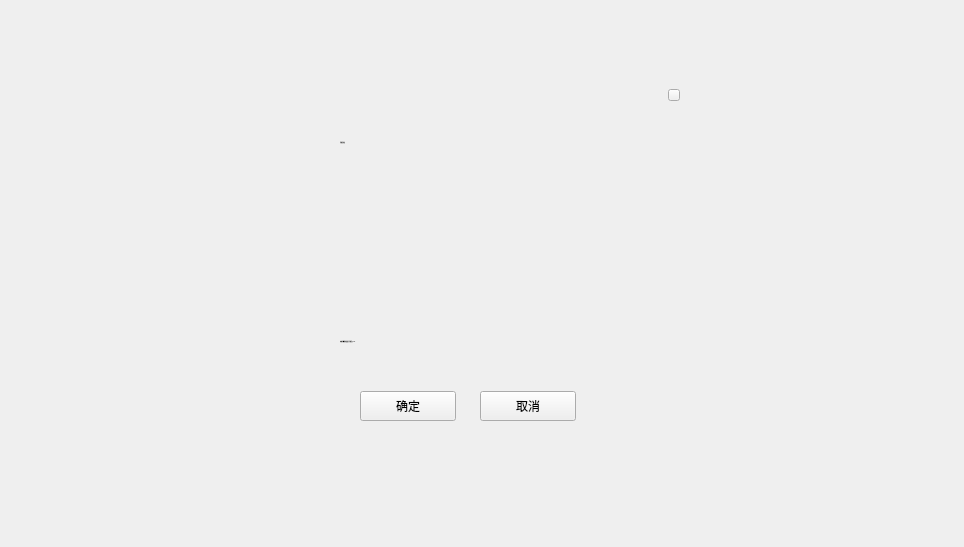
<?xml version="1.0" encoding="UTF-8"?>
<ui version="4.0">
 <class>FeeChargeWidget</class>
 <widget class="QWidget" name="FeeChargeWidget">
  <property name="geometry">
   <rect>
    <x>0</x>
    <y>0</y>
    <width>964</width>
    <height>547</height>
   </rect>
  </property>
  <property name="font">
   <font>
    <family>Microsoft YaHei UI Light</family>
   </font>
  </property>
  <property name="windowTitle">
   <string>Form</string>
  </property>
  <widget class="QWidget" name="widget" native="true">
   <property name="geometry">
    <rect>
     <x>0</x>
     <y>0</y>
     <width>964</width>
     <height>547</height>
    </rect>
   </property>
   <widget class="QWidget" name="containerWidget" native="true">
    <property name="geometry">
     <rect>
      <x>270</x>
      <y>81</y>
      <width>420</width>
      <height>380</height>
     </rect>
    </property>
    <property name="font">
     <font>
      <family>Microsoft YaHei UI Light</family>
     </font>
    </property>
    <widget class="QToolButton" name="toolButton_close">
     <property name="geometry">
      <rect>
       <x>398</x>
       <y>8</y>
       <width>12</width>
       <height>12</height>
      </rect>
     </property>
     <property name="cursor">
      <cursorShape>PointingHandCursor</cursorShape>
     </property>
     <property name="text">
      <string/>
     </property>
    </widget>
    <widget class="QToolButton" name="toolButton_confirm">
     <property name="geometry">
      <rect>
       <x>90</x>
       <y>310</y>
       <width>96</width>
       <height>30</height>
      </rect>
     </property>
     <property name="cursor">
      <cursorShape>PointingHandCursor</cursorShape>
     </property>
     <property name="text">
      <string>确定</string>
     </property>
    </widget>
    <widget class="QStackedWidget" name="stackedWidget">
     <property name="geometry">
      <rect>
       <x>70</x>
       <y>86</y>
       <width>240</width>
       <height>156</height>
      </rect>
     </property>
    </widget>
    <widget class="QLabel" name="label_2">
     <property name="geometry">
      <rect>
       <x>70</x>
       <y>250</y>
       <width>320</width>
       <height>20</height>
      </rect>
     </property>
     <property name="font">
      <font>
       <family>微软雅黑</family>
       <pointsize>-1</pointsize>
       <weight>50</weight>
       <italic>false</italic>
       <bold>false</bold>
      </font>
     </property>
     <property name="styleSheet">
      <string notr="true">font: 12px &quot;微软雅黑&quot;;</string>
     </property>
     <property name="text">
      <string>本操作需要收取固定手续费:@ XWC</string>
     </property>
    </widget>
    <widget class="QLabel" name="label_char">
     <property name="geometry">
      <rect>
       <x>70</x>
       <y>276</y>
       <width>271</width>
       <height>20</height>
      </rect>
     </property>
     <property name="font">
      <font>
       <family>Microsoft YaHei UI Light</family>
       <pointsize>9</pointsize>
      </font>
     </property>
     <property name="text">
      <string/>
     </property>
    </widget>
    <widget class="QToolButton" name="toolButton_cancel">
     <property name="geometry">
      <rect>
       <x>210</x>
       <y>310</y>
       <width>96</width>
       <height>30</height>
      </rect>
     </property>
     <property name="cursor">
      <cursorShape>PointingHandCursor</cursorShape>
     </property>
     <property name="text">
      <string>取消</string>
     </property>
    </widget>
    <widget class="QLabel" name="label_title">
     <property name="geometry">
      <rect>
       <x>70</x>
       <y>46</y>
       <width>111</width>
       <height>31</height>
      </rect>
     </property>
     <property name="font">
      <font>
       <family>微软雅黑</family>
       <pointsize>-1</pointsize>
       <weight>50</weight>
       <italic>false</italic>
       <bold>false</bold>
      </font>
     </property>
     <property name="styleSheet">
      <string notr="true">font: 14px &quot;微软雅黑&quot;;</string>
     </property>
     <property name="text">
      <string>手续费收取</string>
     </property>
    </widget>
   </widget>
  </widget>
 </widget>
 <resources/>
 <connections/>
</ui>
